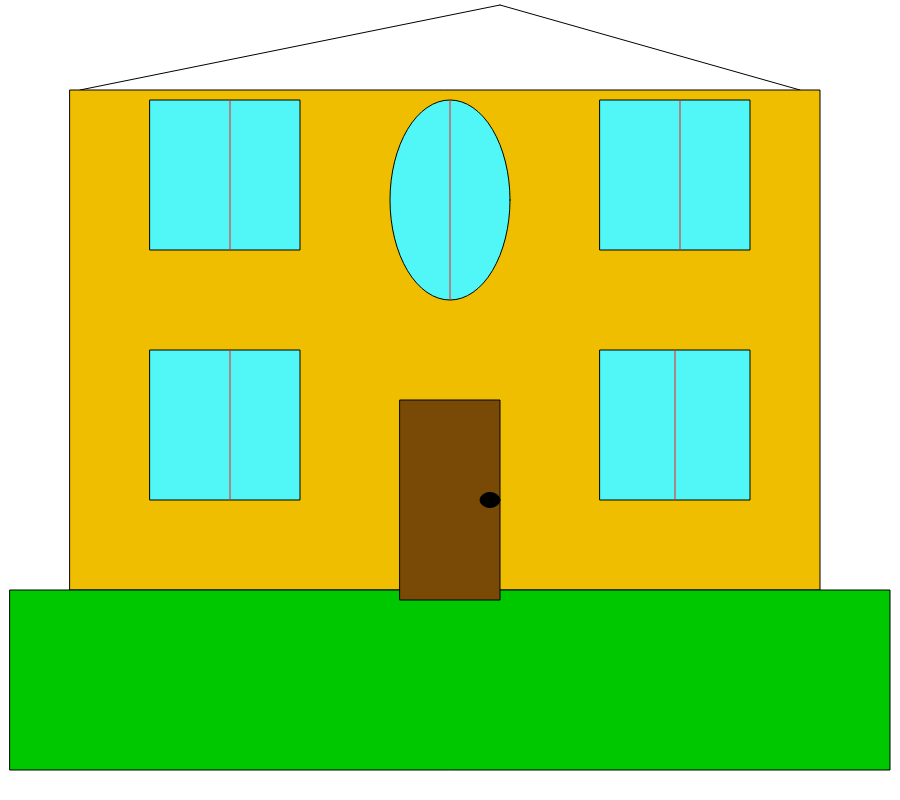
Frame 1 (no input)
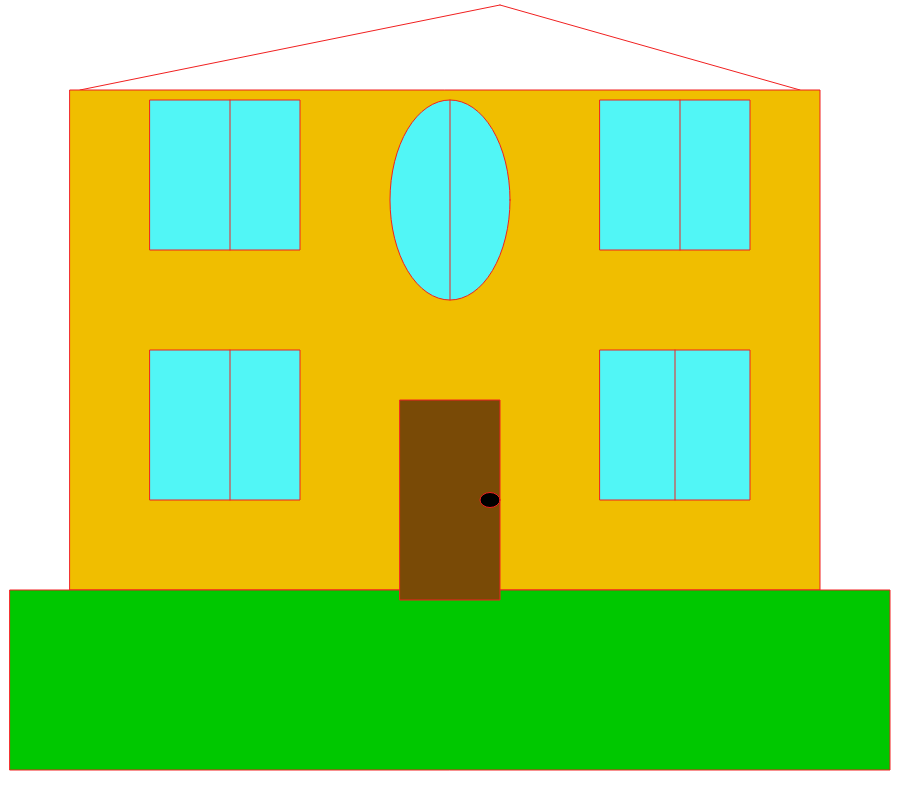
Frame 60 (no input)
Frame 120 (the mouse pressed at the canvas centre since frame 60): identical to frame 60, image omitted

The p5.js sketch that drew these frames (run headless with seeded random() and noise() and a simulated clock; from frame 60 on, the mouse is pressed at the canvas centre):

// p5.js sketch
// ── sketch.js
function setup() {
  createCanvas(900, 800);
}

function draw() {
  background(255);
  line(500,5,800,90)
  line(500,5,80,90)
  fill(240,190,0)
  rect(70,90,750,500)
  fill(0,200,0)
  rect(10,590,880,180)
  fill("#51F6F6")
  ellipse(450,200,120,200)
  rect(150,100,150,150)
  rect(600,100,150,150)
  rect(600,350,150,150)
  rect(150,350,150,150)
  fill("#794A06")
  rect(400,400,100,200)
  // door knob
  fill(0)
  ellipse(490,500,20,15)
  
  stroke("#F12020")
  line(230,250,230,100)
  line(680,250,680,100)
  line(230,500,230,350)
  line(675,350,675,500)
  line(450,100,450,300)
 
}
